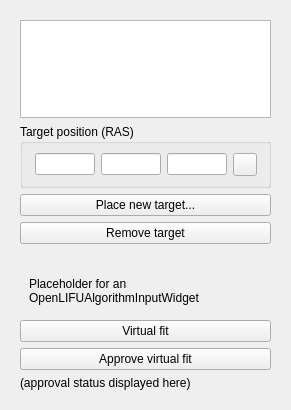
<?xml version="1.0" encoding="UTF-8"?>
<ui version="4.0">
 <class>OpenLIFUPrePlanning</class>
 <widget class="qMRMLWidget" name="OpenLIFUPrePlanning">
  <property name="geometry">
   <rect>
    <x>0</x>
    <y>0</y>
    <width>291</width>
    <height>410</height>
   </rect>
  </property>
  <layout class="QVBoxLayout" name="verticalLayout">
   <item>
    <widget class="ctkCollapsibleButton" name="targetsCollapsible" native="true">
     <property name="text" stdset="0">
      <string>Targets</string>
     </property>
     <property name="collapsed" stdset="0">
      <bool>false</bool>
     </property>
     <layout class="QVBoxLayout" name="verticalLayout_2">
      <item>
       <widget class="QListWidget" name="targetListWidget"/>
      </item>
      <item>
       <widget class="QGroupBox" name="positionGroupBox">
        <property name="title">
         <string>Target position (RAS)</string>
        </property>
        <layout class="QHBoxLayout" name="horizontalLayout">
         <item>
          <spacer name="horizontalSpacer">
           <property name="orientation">
            <enum>Qt::Horizontal</enum>
           </property>
           <property name="sizeHint" stdset="0">
            <size>
             <width>0</width>
             <height>20</height>
            </size>
           </property>
          </spacer>
         </item>
         <item>
          <widget class="QLineEdit" name="positionRLineEdit">
           <property name="sizePolicy">
            <sizepolicy hsizetype="Maximum" vsizetype="Fixed">
             <horstretch>0</horstretch>
             <verstretch>0</verstretch>
            </sizepolicy>
           </property>
           <property name="maximumSize">
            <size>
             <width>60</width>
             <height>16777215</height>
            </size>
           </property>
          </widget>
         </item>
         <item>
          <widget class="QLineEdit" name="positionALineEdit">
           <property name="sizePolicy">
            <sizepolicy hsizetype="Maximum" vsizetype="Fixed">
             <horstretch>0</horstretch>
             <verstretch>0</verstretch>
            </sizepolicy>
           </property>
           <property name="maximumSize">
            <size>
             <width>60</width>
             <height>16777215</height>
            </size>
           </property>
          </widget>
         </item>
         <item>
          <widget class="QLineEdit" name="positionSLineEdit">
           <property name="sizePolicy">
            <sizepolicy hsizetype="Maximum" vsizetype="Fixed">
             <horstretch>0</horstretch>
             <verstretch>0</verstretch>
            </sizepolicy>
           </property>
           <property name="maximumSize">
            <size>
             <width>60</width>
             <height>16777215</height>
            </size>
           </property>
          </widget>
         </item>
         <item>
          <widget class="QToolButton" name="lockButton">
           <property name="text">
            <string/>
           </property>
          </widget>
         </item>
         <item>
          <spacer name="horizontalSpacer_2">
           <property name="orientation">
            <enum>Qt::Horizontal</enum>
           </property>
           <property name="sizeHint" stdset="0">
            <size>
             <width>0</width>
             <height>20</height>
            </size>
           </property>
          </spacer>
         </item>
        </layout>
       </widget>
      </item>
      <item>
       <widget class="QPushButton" name="newTargetButton">
        <property name="text">
         <string>Place new target...</string>
        </property>
       </widget>
      </item>
      <item>
       <widget class="QPushButton" name="removeTargetButton">
        <property name="text">
         <string>Remove target</string>
        </property>
       </widget>
      </item>
     </layout>
    </widget>
   </item>
   <item>
    <widget class="ctkCollapsibleButton" name="virtualfitCollapsible" native="true">
     <property name="text" stdset="0">
      <string>Virtual Fitting</string>
     </property>
     <property name="collapsed" stdset="0">
      <bool>false</bool>
     </property>
     <layout class="QVBoxLayout" name="verticalLayout_3">
      <item>
       <widget class="QWidget" name="algorithmInputWidgetPlaceholder" native="true">
        <layout class="QVBoxLayout" name="verticalLayout_4">
         <item>
          <widget class="QLabel" name="placeholderLabel">
           <property name="text">
            <string>Placeholder for an
OpenLIFUAlgorithmInputWidget</string>
           </property>
          </widget>
         </item>
        </layout>
       </widget>
      </item>
      <item>
       <widget class="QPushButton" name="virtualfitButton">
        <property name="text">
         <string>Virtual fit</string>
        </property>
       </widget>
      </item>
      <item>
       <widget class="QPushButton" name="approveButton">
        <property name="text">
         <string>Approve virtual fit</string>
        </property>
       </widget>
      </item>
      <item>
       <widget class="QLabel" name="approvalStatusLabel">
        <property name="text">
         <string>(approval status displayed here)</string>
        </property>
       </widget>
      </item>
     </layout>
    </widget>
   </item>
   <item>
    <spacer name="verticalSpacer">
     <property name="orientation">
      <enum>Qt::Vertical</enum>
     </property>
     <property name="sizeHint" stdset="0">
      <size>
       <width>20</width>
       <height>40</height>
      </size>
     </property>
    </spacer>
   </item>
  </layout>
 </widget>
 <customwidgets>
  <customwidget>
   <class>qMRMLWidget</class>
   <extends>QWidget</extends>
   <header>qMRMLWidget.h</header>
   <container>1</container>
  </customwidget>
  <customwidget>
   <class>ctkCollapsibleButton</class>
   <extends>QWidget</extends>
   <header>ctkcollapsiblebutton.h</header>
   <container>1</container>
  </customwidget>
 </customwidgets>
 <resources/>
 <connections/>
</ui>
